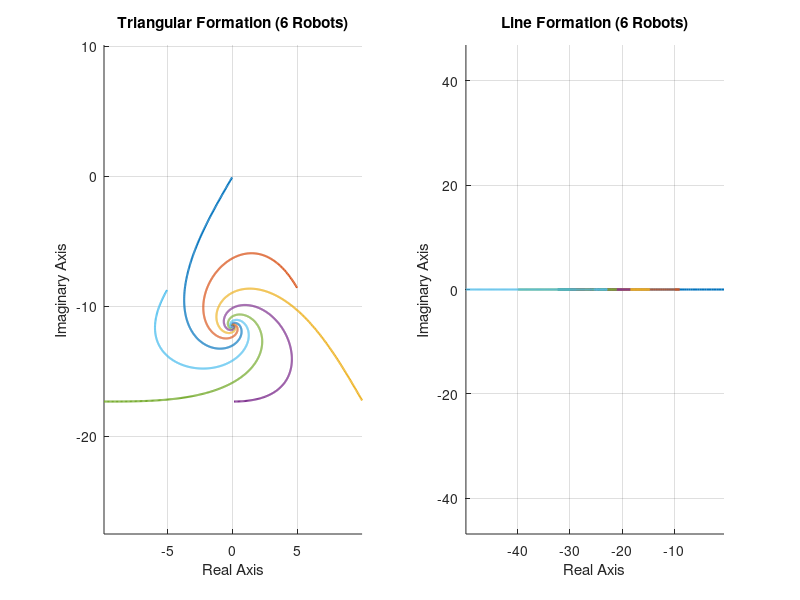

MATLAB code for this plot:
clc; clear; close all;
n=6;
triangle=[0; 5-5i*sqrt(3); 10-10i*sqrt(3); -10i*sqrt(3); -10-10i*sqrt(3); -5-5i*sqrt(3)];
line=[0; -10; -20; -30; -40; -50];
dt=0.01;
T=20;
steps=T/dt;
U=circshift(eye(n),1);
L=U-eye(n);
trajectory_triangle=zeros(n,steps);
trajectory_line=zeros(n,steps);
z_triangle=triangle;
z_line=line;

for t=1:steps
    z_triangle=z_triangle+dt*L*z_triangle;
    z_line=z_line+dt*L*z_line;
    trajectory_triangle(:,t)=z_triangle;
    trajectory_line(:,t)=z_line;
end

figure;
subplot(1,2,1);
hold on; grid on; axis equal;
for i=1:n
    plot(real(trajectory_triangle(i,:)),imag(trajectory_triangle(i,:)),'LineWidth',1.5);
end
title('Triangular Formation (6 Robots)');
xlabel('Real Axis'); ylabel('Imaginary Axis');

subplot(1,2,2);
hold on; grid on; axis equal;
for i=1:n
    plot(real(trajectory_line(i,:)),imag(trajectory_line(i,:)),'LineWidth',1.5);
end
title('Line Formation (6 Robots)');
xlabel('Real Axis'); ylabel('Imaginary Axis');
